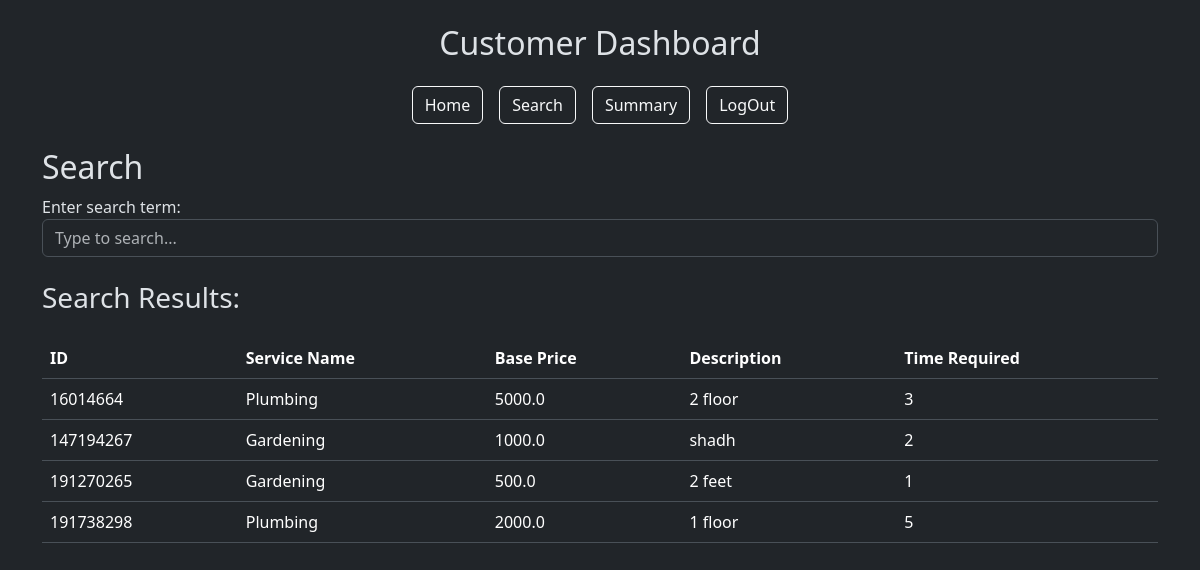
The app's page /search (signed in) with its own data.
### models.py (models this page shows)
class User(db.Model):
    __tablename__ = "user"
    id = db.Column(db.Integer, primary_key=True)
    username = db.Column(db.String(80), unique=True, nullable=False)
    passhash = db.Column(db.String(80), nullable=False)
    name = db.Column(db.String(80), nullable=False)
    role = db.Column(db.String(20), nullable=False)
    is_blocked = db.Column(db.Boolean, default=False, nullable=False)
    professional = db.relationship('Professional', backref='user', lazy=True)
    customer = db.relationship('Customer', backref='user', lazy=True)

class Service(db.Model):
    __tablename__ = 'service'
    id = db.Column(db.Integer, primary_key=True)
    service_name = db.Column(db.String(80), unique=False, nullable=False)
    description = db.Column(db.Text, nullable=False)
    price = db.Column(db.Float, nullable=False)
    time_required = db.Column(db.Integer, nullable=False)
    service_requests = db.relationship('ServiceRequest', back_populates='service', lazy=True)

### app.py (the view)
@app.route('/search', methods=['GET', 'POST'])
def search():
    if 'user_role' not in session:
        flash('Please log in first', 'danger')
        return redirect(url_for('login'))
    if session['user_role'] == 'admin':
        user = {'is_blocked': False}
    else:
        user = User.query.get(session['user_id'])
    customers = Customer.query.all()
    professionals = Professional.query.all()
    services = Service.query.all()
    service_requests = ServiceRequest.query.all()
    return render_template('search.html', user=user, customers=customers, professionals=professionals, services=services, service_requests=service_requests)

### templates/search.html (shortened to what this page needs)
{% extends "layout.html" %}  {% block content %}
<h2>Search</h2>
<div class="form-group">
  <label for="search_term">Enter search term:</label>
  <input
    type="text"
    class="form-control"
    id="search_term"
    name="search_term"
    placeholder="Type to search..."
  />
</div>
<h3 class="my-4">Search Results:</h3>
{% if session.get('user_role') == 'admin' %}
<h4>Service Requests:</h4>
<div class="table-responsive admin">
  <table class="table">
    <thead>
      <tr>
        <th>ID</th>
        <th>Requested By</th>
        <th>Assigned Professional</th>
        <th>Requested Date</th>
        <th>Status</th>
      </tr>
    </thead>
    <tbody>
      {% for service_request in service_requests %}
      <tr class="item">
        <td>{{service_request.id}}</td>
        <td>
          {{ service_request.customer.user.name if service_request.professional
          else 'N/A' }}
        </td>
        <td>
          {{ service_request.professional.user.name if
          service_request.professional else 'N/A' }}
        </td>
        <td>{{service_request.date_of_request.strftime('%Y-%m-%d') }}</td>
        <td>{{service_request.status}}</td>
      </tr>
      {% endfor %}
    </tbody>
  </table>
</div>
<h4>Customers:</h4>
<div class="table-responsive admin">
  <table class="table">
    <thead>
      <tr>
        <th>ID</th>
        <th>Name</th>
        <th>Address</th>
        <th>Contact</th>
        <th>Pincode</th>
      </tr>
    </thead>
    <tbody>
      {% for customer in customers %}
      <tr class="item">
        <td>{{customer.id}}</td>
        <td>{{customer.user.name}}</td>
        <td>{{customer.address}}</td>
        <td>{{customer.contact}}</td>
        <td>{{customer.pincode}}</td>
      </tr>
      {% endfor %}
    </tbody>
  </table>
</div>
<h4>Professionals:</h4>
<div class="table-responsive admin">
  <table class="table">
    <thead>
      <tr>
        <th>ID</th>
        <th>Name</th>
        <th>Experience</th>
        <th>Service Name</th>
        <th>Pincode</th>
      </tr>
    </thead>
    <tbody>
      {% for professional in professionals %}
      <tr class="item">
        <td>{{professional.id}}</td>
        <td>{{professional.user.name}}</td>
        <td>{{professional.experience}}</td>
        <td>{{professional.service_name}}</td>
        <td>{{professional.pincode}}</td>
      </tr>
      {% endfor %}
    </tbody>
  </table>
</div>
{% elif session.get('user_role') == 'customer' %}
<div class="table-responsive">
  <table class="table">
    <thead>
      <tr>
        <th>ID</th>
        <th>Service Name</th>
        <th>Base Price</th>
        <th>Description</th>
        <th>Time Required</th>
      </tr>
    </thead>
    <tbody>
      {% for service in services %}
      <tr class="item">
        <td>{{service.id}}</td>
        <td>{{service.service_name}}</td>
        <td>{{service.price}}</td>
        <td>{{service.description}}</td>
        <td>{{service.time_required}}</td>
      </tr>
      {% endfor %}
    </tbody>
  </table>
</div>
{% endif %} {% endblock %}

### templates/layout.html (shortened to what this page needs)
<!DOCTYPE html>
<html lang="en">
  <head>
    <link
      href="https://cdn.jsdelivr.net/npm/bootstrap@5.3.3/dist/css/bootstrap.min.css"
      rel="stylesheet"
    />
  </head>
  <body data-bs-theme="dark">
    <div class="container mt-4">
      {% if not (request.endpoint == 'professional_dashboard' and
      professional.verified == false) %} {% if request.endpoint not in ['login',
      'register','profile'] and not user.is_blocked%}
      <div class="text-center my-4">
        <h2 class="text-capitalize">
          {{ session.get('user_role') }} Dashboard
        </h2>
      </div>
      <div class="d-flex justify-content-center mb-4">
        <div class="d-flex flex-row gap-3">
          {% with dashboard_url = session['user_role'] + '_dashboard' %}
          <a href="{{ url_for(dashboard_url) }}" class="btn btn-outline-light"
            >Home</a
          >
          {% endwith %}
          <a href="{{ url_for('search') }}" class="btn btn-outline-light"
            >Search</a
          >
          <a href="{{ url_for('summary') }}" class="btn btn-outline-light"
            >Summary</a
          >
          <a href="{{ url_for('logout') }}" class="btn btn-outline-light"
            >LogOut</a
          >
        </div>
      </div>
      {% endif %} {% endif %}
      {% block content %} {% endblock %}
    </div>
  </body>
</html>

### records on screen
User: get "Customer"
Service: id "16014664", service_name "Plumbing", price "5000.0", description "2 floor", time_required "3"
Service: id "147194267", service_name "Gardening", price "1000.0", description "shadh", time_required "2"
Service: id "191270265", service_name "Gardening", price "500.0", description "2 feet", time_required "1"
Service: id "191738298", service_name "Plumbing", price "2000.0", description "1 floor", time_required "5"
